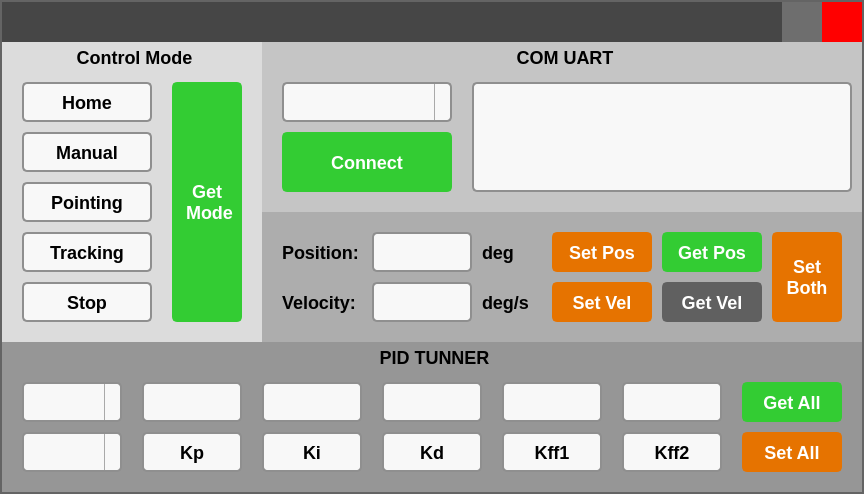
<?xml version="1.0" encoding="UTF-8"?>
<ui version="4.0">
 <class>MainWindow</class>
 <widget class="QMainWindow" name="MainWindow">
  <property name="geometry">
   <rect>
    <x>0</x>
    <y>0</y>
    <width>864</width>
    <height>494</height>
   </rect>
  </property>
  <property name="styleSheet">
   <string notr="true">QMainWindow
{
	border: 2px solid  rgb(100, 100, 100);
}

#draggableTitleBar
{
	background: rgb(70, 70, 70);
	border-radius: 0px;
	border: 2px solid  rgb(70, 70, 70);
}

QGroupBox
{
	font: bold 18px;
	border-radius: 0px;
}
QGroupBox::title
{
	padding-top: 5px;
	subcontrol-position: top center;
}

QPushButton
{
	font: bold 18px;
	border: 2px solid #8f8f8f;
	background-color: #f8f8f8;
	border-radius: 5px;
}
QPushButton:pressed
{
	background-color: #e2e2e2;
}
QPushButton:hover
{
	border: 2px solid #cc6600;
}

QLineEdit
{
	font: bold 18px;
	border: 2px solid #8f8f8f;
	background-color: #f8f8f8;
	border-radius: 5px;
}
QLineEdit:focus
{
	border: 2px solid #cc6600;
}
QLineEdit:hover
{
	border: 2px solid #cc6600;
}

QComboBox
{
	font: bold 18px;
	border: 2px solid #8f8f8f;
	background-color: #f8f8f8;
	border-radius: 5px;
}

QComboBox::drop-down {
    subcontrol-origin: padding;
    subcontrol-position: top right;
    width: 15px;

    border-left-width: 1px;
    border-left-color: darkgray;
    border-left-style: solid; /* just a single line */
    border-top-right-radius: 3px; /* same radius as the QComboBox */
    border-bottom-right-radius: 3px;
}
QComboBox::down-arrow
{
	image: url(:/files/images/arrow_down.png);
	height: 12px;
	width: 12px;
}
QComboBox::on
{
	border: 2px solid #cc6600;
}
QComboBox:hover
{
	border: 2px solid #cc6600;
}
QComboBox QAbstractItemView
{
	border: 2px solid #cc6600;
	selection-background-color: QLinearGradient( x1: 0, y1: 0, x2: 0, y2: 1, stop: 0 #111, stop: 1 #333);
}

QPlainTextEdit
{
	font: bold 18px;
	border: 2px solid #8f8f8f;
	background-color: #f8f8f8;
	border-radius: 5px;
}

QLabel
{
	font: bold 18px;
}
</string>
  </property>
  <widget class="QWidget" name="centralWidget">
   <widget class="QGroupBox" name="grpControlMode">
    <property name="geometry">
     <rect>
      <x>2</x>
      <y>42</y>
      <width>260</width>
      <height>300</height>
     </rect>
    </property>
    <property name="styleSheet">
     <string notr="true">QGroupBox
{
	background: rgba(0, 0, 0, 20);
}</string>
    </property>
    <property name="title">
     <string>Control Mode</string>
    </property>
    <widget class="QPushButton" name="btnHome">
     <property name="geometry">
      <rect>
       <x>20</x>
       <y>40</y>
       <width>130</width>
       <height>40</height>
      </rect>
     </property>
     <property name="text">
      <string>Home</string>
     </property>
     <property name="checkable">
      <bool>true</bool>
     </property>
    </widget>
    <widget class="QPushButton" name="btnPointing">
     <property name="geometry">
      <rect>
       <x>20</x>
       <y>140</y>
       <width>130</width>
       <height>40</height>
      </rect>
     </property>
     <property name="text">
      <string>Pointing</string>
     </property>
     <property name="checkable">
      <bool>true</bool>
     </property>
     <property name="checked">
      <bool>false</bool>
     </property>
    </widget>
    <widget class="QPushButton" name="btnTracking">
     <property name="geometry">
      <rect>
       <x>20</x>
       <y>190</y>
       <width>130</width>
       <height>40</height>
      </rect>
     </property>
     <property name="text">
      <string>Tracking</string>
     </property>
     <property name="checkable">
      <bool>true</bool>
     </property>
     <property name="checked">
      <bool>false</bool>
     </property>
    </widget>
    <widget class="QPushButton" name="btnManual">
     <property name="geometry">
      <rect>
       <x>20</x>
       <y>90</y>
       <width>130</width>
       <height>40</height>
      </rect>
     </property>
     <property name="text">
      <string>Manual</string>
     </property>
     <property name="checkable">
      <bool>true</bool>
     </property>
     <property name="checked">
      <bool>false</bool>
     </property>
    </widget>
    <widget class="QPushButton" name="btnStop">
     <property name="geometry">
      <rect>
       <x>20</x>
       <y>240</y>
       <width>130</width>
       <height>40</height>
      </rect>
     </property>
     <property name="text">
      <string>Stop</string>
     </property>
     <property name="checkable">
      <bool>true</bool>
     </property>
    </widget>
    <widget class="QPushButton" name="btnGetMode">
     <property name="geometry">
      <rect>
       <x>170</x>
       <y>40</y>
       <width>70</width>
       <height>240</height>
      </rect>
     </property>
     <property name="styleSheet">
      <string notr="true">QPushButton
{
	font: bold 18px;
	color: white;
	border: 2px solid #33cc33;
	background-color: #33cc33;
}
QPushButton:pressed
{
	background-color: #2eb82e;
}
QPushButton:hover
{
	border: 2px solid #8f8f8f;
}</string>
     </property>
     <property name="text">
      <string>Get 
 Mode</string>
     </property>
     <property name="checkable">
      <bool>true</bool>
     </property>
     <property name="checked">
      <bool>false</bool>
     </property>
    </widget>
   </widget>
   <widget class="QGroupBox" name="grpPosVel">
    <property name="geometry">
     <rect>
      <x>262</x>
      <y>212</y>
      <width>600</width>
      <height>130</height>
     </rect>
    </property>
    <property name="styleSheet">
     <string notr="true">QGroupBox
{
	background: rgba(0, 0, 0, 70);
}</string>
    </property>
    <property name="title">
     <string/>
    </property>
    <widget class="QLineEdit" name="ledPos">
     <property name="geometry">
      <rect>
       <x>110</x>
       <y>20</y>
       <width>100</width>
       <height>40</height>
      </rect>
     </property>
    </widget>
    <widget class="QLineEdit" name="ledVel">
     <property name="geometry">
      <rect>
       <x>110</x>
       <y>70</y>
       <width>100</width>
       <height>40</height>
      </rect>
     </property>
    </widget>
    <widget class="QPushButton" name="btnGetPos">
     <property name="geometry">
      <rect>
       <x>400</x>
       <y>20</y>
       <width>100</width>
       <height>40</height>
      </rect>
     </property>
     <property name="styleSheet">
      <string notr="true">QPushButton
{
	font: bold 18px;
	color: white;
	border: 2px solid #33cc33;
	background-color: #33cc33;
}
QPushButton:pressed
{
	background-color: #2eb82e;
}
QPushButton:hover
{
	border: 2px solid #8f8f8f;
}</string>
     </property>
     <property name="text">
      <string>Get Pos</string>
     </property>
    </widget>
    <widget class="QPushButton" name="btnSetPos">
     <property name="geometry">
      <rect>
       <x>290</x>
       <y>20</y>
       <width>100</width>
       <height>40</height>
      </rect>
     </property>
     <property name="styleSheet">
      <string notr="true">QPushButton
{
	font: bold 18px;
	color: white;
	border: 2px solid #e67300;
	background-color: #e67300;
}
QPushButton:pressed
{
	background-color: #cc6600;
}
QPushButton:hover
{
	border: 2px solid #8f8f8f;
}</string>
     </property>
     <property name="text">
      <string>Set Pos</string>
     </property>
    </widget>
    <widget class="QPushButton" name="btnSetVel">
     <property name="geometry">
      <rect>
       <x>290</x>
       <y>70</y>
       <width>100</width>
       <height>40</height>
      </rect>
     </property>
     <property name="styleSheet">
      <string notr="true">QPushButton
{
	font: bold 18px;
	color: white;
	border: 2px solid #e67300;
	background-color: #e67300;
}
QPushButton:pressed
{
	background-color: #cc6600;
}
QPushButton:hover
{
	border: 2px solid #8f8f8f;
}</string>
     </property>
     <property name="text">
      <string>Set Vel</string>
     </property>
    </widget>
    <widget class="QLabel" name="lblPosUnit">
     <property name="geometry">
      <rect>
       <x>220</x>
       <y>20</y>
       <width>60</width>
       <height>40</height>
      </rect>
     </property>
     <property name="text">
      <string>deg</string>
     </property>
    </widget>
    <widget class="QLabel" name="lblVelUnit">
     <property name="geometry">
      <rect>
       <x>220</x>
       <y>70</y>
       <width>60</width>
       <height>40</height>
      </rect>
     </property>
     <property name="text">
      <string>deg/s</string>
     </property>
    </widget>
    <widget class="QLabel" name="lblPos">
     <property name="geometry">
      <rect>
       <x>20</x>
       <y>20</y>
       <width>90</width>
       <height>40</height>
      </rect>
     </property>
     <property name="text">
      <string>Position:</string>
     </property>
    </widget>
    <widget class="QLabel" name="lblVel">
     <property name="geometry">
      <rect>
       <x>20</x>
       <y>70</y>
       <width>90</width>
       <height>40</height>
      </rect>
     </property>
     <property name="text">
      <string>Velocity:</string>
     </property>
    </widget>
    <widget class="QPushButton" name="btnGetVel">
     <property name="enabled">
      <bool>false</bool>
     </property>
     <property name="geometry">
      <rect>
       <x>400</x>
       <y>70</y>
       <width>100</width>
       <height>40</height>
      </rect>
     </property>
     <property name="styleSheet">
      <string notr="true">QPushButton
{
	font: bold 18px;
	color: white;
	border: 2px solid #33cc33;
	background-color: #33cc33;
}
QPushButton:pressed
{
	background-color: #2eb82e;
}
QPushButton:hover
{
	border: 2px solid #8f8f8f;
}
QPushButton:disabled 
{
	border: 2px solid #606060;
	background-color: #606060;
}</string>
     </property>
     <property name="text">
      <string>Get Vel</string>
     </property>
    </widget>
    <widget class="QPushButton" name="btnSetPosVel">
     <property name="geometry">
      <rect>
       <x>510</x>
       <y>20</y>
       <width>70</width>
       <height>90</height>
      </rect>
     </property>
     <property name="styleSheet">
      <string notr="true">QPushButton
{
	font: bold 18px;
	color: white;
	border: 2px solid #e67300;
	background-color: #e67300;
}
QPushButton:pressed
{
	background-color: #cc6600;
}
QPushButton:hover
{
	border: 2px solid #8f8f8f;
}</string>
     </property>
     <property name="text">
      <string>Set
Both</string>
     </property>
    </widget>
   </widget>
   <widget class="QGroupBox" name="grp_PIDTunner">
    <property name="geometry">
     <rect>
      <x>2</x>
      <y>342</y>
      <width>860</width>
      <height>150</height>
     </rect>
    </property>
    <property name="styleSheet">
     <string notr="true">QGroupBox
{
	background: rgba(0, 0, 0, 95);
}</string>
    </property>
    <property name="title">
     <string>PID TUNNER</string>
    </property>
    <widget class="QLineEdit" name="ledKff1">
     <property name="geometry">
      <rect>
       <x>500</x>
       <y>40</y>
       <width>100</width>
       <height>40</height>
      </rect>
     </property>
    </widget>
    <widget class="QPushButton" name="btnSetKi">
     <property name="geometry">
      <rect>
       <x>260</x>
       <y>90</y>
       <width>100</width>
       <height>40</height>
      </rect>
     </property>
     <property name="text">
      <string>Ki</string>
     </property>
    </widget>
    <widget class="QPushButton" name="btnSetKd">
     <property name="geometry">
      <rect>
       <x>380</x>
       <y>90</y>
       <width>100</width>
       <height>40</height>
      </rect>
     </property>
     <property name="text">
      <string>Kd</string>
     </property>
    </widget>
    <widget class="QPushButton" name="btnSetKp">
     <property name="geometry">
      <rect>
       <x>140</x>
       <y>90</y>
       <width>100</width>
       <height>40</height>
      </rect>
     </property>
     <property name="text">
      <string>Kp</string>
     </property>
    </widget>
    <widget class="QLineEdit" name="ledKp">
     <property name="geometry">
      <rect>
       <x>140</x>
       <y>40</y>
       <width>100</width>
       <height>40</height>
      </rect>
     </property>
    </widget>
    <widget class="QPushButton" name="btnSetParams">
     <property name="geometry">
      <rect>
       <x>740</x>
       <y>90</y>
       <width>100</width>
       <height>40</height>
      </rect>
     </property>
     <property name="styleSheet">
      <string notr="true">QPushButton
{
	font: bold 18px;
	color: white;
	border: 2px solid #e67300;
	background-color: #e67300;
}
QPushButton:pressed
{
	background-color: #cc6600;
}
QPushButton:hover
{
	border: 2px solid #8f8f8f;
}</string>
     </property>
     <property name="text">
      <string>Set All</string>
     </property>
    </widget>
    <widget class="QLineEdit" name="ledKi">
     <property name="geometry">
      <rect>
       <x>260</x>
       <y>40</y>
       <width>100</width>
       <height>40</height>
      </rect>
     </property>
    </widget>
    <widget class="QLineEdit" name="ledKd">
     <property name="geometry">
      <rect>
       <x>380</x>
       <y>40</y>
       <width>100</width>
       <height>40</height>
      </rect>
     </property>
    </widget>
    <widget class="QPushButton" name="btnGetParams">
     <property name="geometry">
      <rect>
       <x>740</x>
       <y>40</y>
       <width>100</width>
       <height>40</height>
      </rect>
     </property>
     <property name="styleSheet">
      <string notr="true">QPushButton
{
	font: bold 18px;
	color: white;
	border: 2px solid #33cc33;
	background-color: #33cc33;
}
QPushButton:pressed
{
	background-color: #2eb82e;
}
QPushButton:hover
{
	border: 2px solid #8f8f8f;
}</string>
     </property>
     <property name="text">
      <string>Get All</string>
     </property>
    </widget>
    <widget class="QPushButton" name="btnSetKff2">
     <property name="geometry">
      <rect>
       <x>620</x>
       <y>90</y>
       <width>100</width>
       <height>40</height>
      </rect>
     </property>
     <property name="text">
      <string>Kff2</string>
     </property>
    </widget>
    <widget class="QComboBox" name="cboAxis">
     <property name="geometry">
      <rect>
       <x>20</x>
       <y>40</y>
       <width>100</width>
       <height>40</height>
      </rect>
     </property>
     <property name="currentText">
      <string/>
     </property>
    </widget>
    <widget class="QComboBox" name="cboPIDName">
     <property name="geometry">
      <rect>
       <x>20</x>
       <y>90</y>
       <width>100</width>
       <height>40</height>
      </rect>
     </property>
    </widget>
    <widget class="QLineEdit" name="ledKff2">
     <property name="geometry">
      <rect>
       <x>620</x>
       <y>40</y>
       <width>100</width>
       <height>40</height>
      </rect>
     </property>
    </widget>
    <widget class="QPushButton" name="btnSetKff1">
     <property name="geometry">
      <rect>
       <x>500</x>
       <y>90</y>
       <width>100</width>
       <height>40</height>
      </rect>
     </property>
     <property name="text">
      <string>Kff1</string>
     </property>
    </widget>
   </widget>
   <widget class="QGroupBox" name="grpComUart">
    <property name="geometry">
     <rect>
      <x>262</x>
      <y>42</y>
      <width>600</width>
      <height>170</height>
     </rect>
    </property>
    <property name="styleSheet">
     <string notr="true">QGroupBox
{
	background: rgba(0, 0, 0, 45);
}</string>
    </property>
    <property name="title">
     <string>COM UART</string>
    </property>
    <widget class="QPushButton" name="btnConnect">
     <property name="geometry">
      <rect>
       <x>20</x>
       <y>90</y>
       <width>170</width>
       <height>60</height>
      </rect>
     </property>
     <property name="styleSheet">
      <string notr="true">QPushButton
{
	font: bold 18px;
	color: white;
	border: 2px solid #33cc33;
	background-color: #33cc33;
}
QPushButton:pressed
{
	background-color: #2eb82e;
}
QPushButton:hover
{
	border: 2px solid #8f8f8f;
}</string>
     </property>
     <property name="text">
      <string>Connect</string>
     </property>
    </widget>
    <widget class="QComboBox" name="cboCom">
     <property name="geometry">
      <rect>
       <x>20</x>
       <y>40</y>
       <width>170</width>
       <height>40</height>
      </rect>
     </property>
    </widget>
    <widget class="QPlainTextEdit" name="pteStatus">
     <property name="geometry">
      <rect>
       <x>210</x>
       <y>40</y>
       <width>380</width>
       <height>110</height>
      </rect>
     </property>
    </widget>
   </widget>
   <widget class="DraggableWidget" name="draggableTitleBar" native="true">
    <property name="geometry">
     <rect>
      <x>2</x>
      <y>2</y>
      <width>780</width>
      <height>40</height>
     </rect>
    </property>
    <property name="styleSheet">
     <string notr="true">QGroupBox
{
	background: rgb(70, 70, 70);
	border-radius: 0px;
	border: 2px solid  rgb(70, 70, 70);
}</string>
    </property>
    <widget class="QPushButton" name="btnIcon">
     <property name="enabled">
      <bool>false</bool>
     </property>
     <property name="geometry">
      <rect>
       <x>0</x>
       <y>0</y>
       <width>40</width>
       <height>40</height>
      </rect>
     </property>
     <property name="styleSheet">
      <string notr="true">QPushButton:disabled 
{
	border: none;
	background-color: none;
}</string>
     </property>
     <property name="text">
      <string/>
     </property>
     <property name="icon">
      <iconset>
       <disabledoff>:/files/images/icon.png</disabledoff>
       <disabledon>:/files/images/icon.png</disabledon>
      </iconset>
     </property>
     <property name="iconSize">
      <size>
       <width>35</width>
       <height>35</height>
      </size>
     </property>
    </widget>
   </widget>
   <widget class="QPushButton" name="btnClose">
    <property name="geometry">
     <rect>
      <x>822</x>
      <y>2</y>
      <width>40</width>
      <height>40</height>
     </rect>
    </property>
    <property name="styleSheet">
     <string notr="true">QPushButton
{
	border-radius: 0px;
	border: none;
	background-color: #ff0000;
}
QPushButton:pressed
{
	background-color: #ff0000;
}
QPushButton:hover:!pressed
{
	background-color: #e60000;
}</string>
    </property>
    <property name="text">
     <string/>
    </property>
    <property name="icon">
     <iconset resource="resources.qrc">
      <normaloff>:/files/images/x_close.png</normaloff>:/files/images/x_close.png</iconset>
    </property>
    <property name="iconSize">
     <size>
      <width>20</width>
      <height>20</height>
     </size>
    </property>
   </widget>
   <widget class="QPushButton" name="btnMinimize">
    <property name="geometry">
     <rect>
      <x>782</x>
      <y>2</y>
      <width>40</width>
      <height>40</height>
     </rect>
    </property>
    <property name="styleSheet">
     <string notr="true">QPushButton
{
	border-radius: 0px;
	border: none;
	background-color: #6e6e6e;
}
QPushButton:pressed
{
	background-color: #6e6e6e;
}
QPushButton:hover:!pressed
{
	background-color: #5e5e5e;
}</string>
    </property>
    <property name="text">
     <string/>
    </property>
    <property name="icon">
     <iconset resource="resources.qrc">
      <normaloff>:/files/images/-_minimum.png</normaloff>:/files/images/-_minimum.png</iconset>
    </property>
    <property name="iconSize">
     <size>
      <width>25</width>
      <height>25</height>
     </size>
    </property>
   </widget>
  </widget>
 </widget>
 <layoutdefault spacing="6" margin="11"/>
 <customwidgets>
  <customwidget>
   <class>DraggableWidget</class>
   <extends>QWidget</extends>
   <header location="global">draggablewidget.h</header>
   <container>1</container>
  </customwidget>
 </customwidgets>
 <resources>
  <include location="resources.qrc"/>
 </resources>
 <connections/>
</ui>
